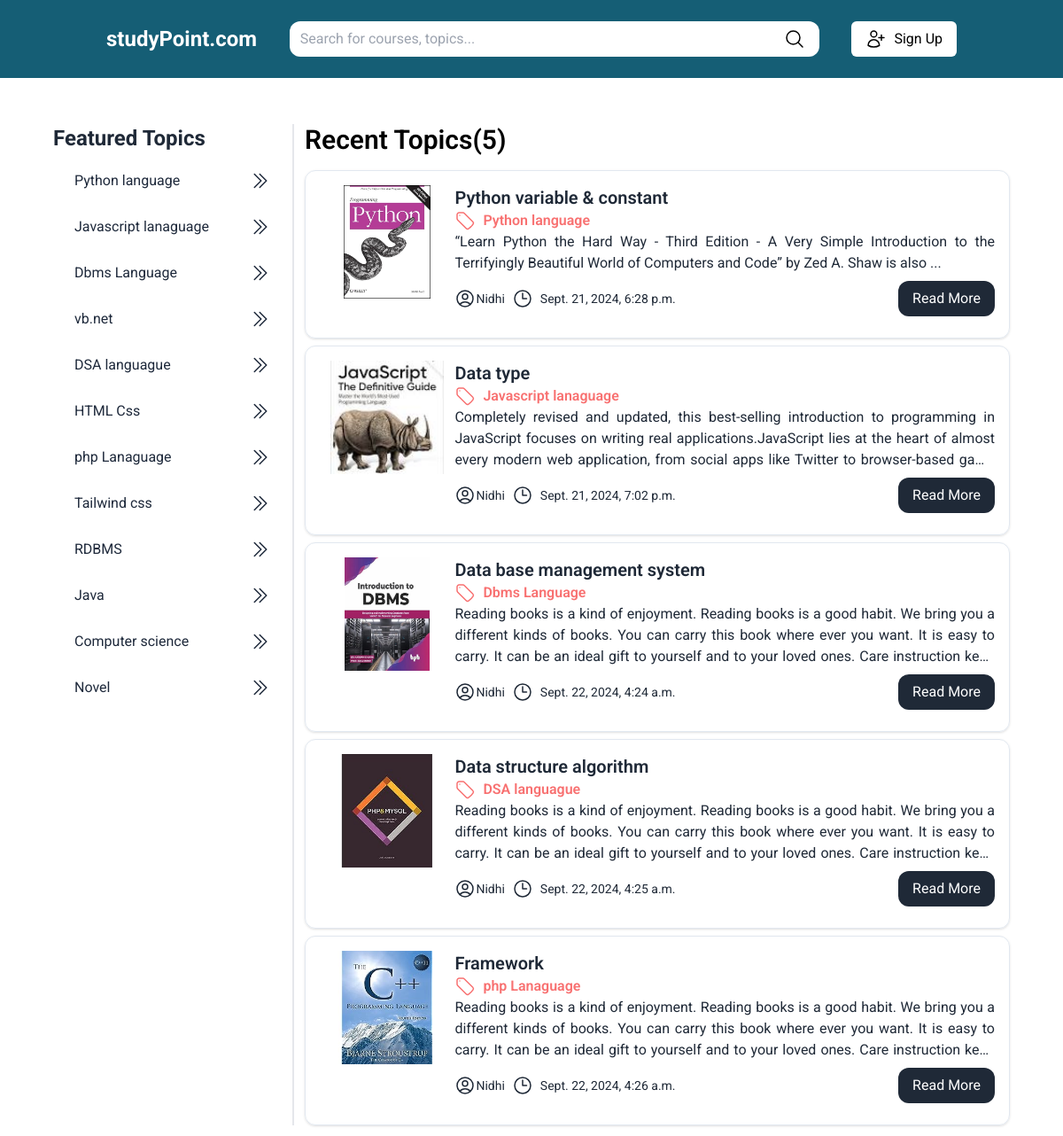
The page / on the database its author committed.
### cms/models.py (models this page shows, shortened)
class Topic(models.Model):
    name = models.CharField(max_length=200)
    description = models.TextField()
    created_at = models.DateTimeField(auto_now_add=True)

class Content(models.Model):
    topic = models.ForeignKey(Topic, on_delete=models.CASCADE)
    title= models.CharField(max_length=200)
    content= models.TextField()
    created_at = models.DateTimeField(auto_now_add=True)
    feature_image = models.ImageField(upload_to="content/")
    author = models.ForeignKey(User, on_delete=models.SET_NULL, blank=True, null=True)

### cms/views.py (the view)
# urls.py: path("", homepage, name="homepage"),
def homepage(request):
    data = {}
    data['title'] = "Recent Topics"
    data['categories'] = Topic.objects.all()
    data['posts'] = Content.objects.all()
    return render(request, 'home.html', data)

### templates/home.html (shortened to what this page needs)
{% extends 'base.html' %}
{% block "content" %}
<div class="flex flex-1">
    <h3 class="text-black font-semibold text-3xl">{{title}}({{posts|length}})</h3>
</div>
<div class="flex flex-1 flex-col mt-4">
    <div class=" flex-1 flex-col flex gap-2">
        {% for post in posts %}
        <div class="flex p-4 border shadow rounded-xl border-slate-200">
            <div class="flex-1 items-center">
                <img class="object-contain w-full h-32" src="{{ post.feature_image.url }}" alt="post Image">
            </div>
            <div class="flex-[4]">
                <h3 class=" font-semibold text-gray-800 text-xl">{{post.title}}</h3>
                <h3 class=" font-semibold flex items-center text-gray-800 gap-2  text-red-400">
                      {{post.topic.name}}</h3>
                <p class="text-gray-800 text-md text-justify line-clamp-3">{{post.content}}</p>
                <div class="flex items-center justify-between my-2">
                    <span class="text-sm text-gray-800 flex items-center">
                      {{post.author}}</span>
                    <div class="flex">
                        <span class="text-sm text-gray-800 ml-2 flex gap-2 items-center ">
                          <svg xmlns="http://www.w3.org/2000/svg" fill="none" viewBox="0 0 24 24" stroke-width="1.5" stroke="currentColor" class="size-6">
                            <path stroke-linecap="round" stroke-linejoin="round" d="M12 6v6h4.5m4.5 0a9 9 0 1 1-18 0 9 9 0 0 1 18 0Z" />
                          </svg>
                            {{post.created_at}}</span>
                    </div>
                    <div class="flex flex-1 justify-end ">
                        <a href="{% url 'show' post.id%}" class="text-white px-4 py-2 bg-gray-800 hover:bg-red-900 rounded-xl">Read More</a>
                    </div>
                </div>
            </div>
        </div>
        {% endfor %}
    </div>
</div>
{% endblock %}

### templates/base.html (shortened to what this page needs)
<!DOCTYPE html>
<html lang="en">
<head>
    <script src="https://cdn.tailwindcss.com"></script>
</head>
<body>
    <div class="flex flex-1 bg-cyan-800 py-6 px-[10%]  justify-between items-center">
        <a href="{% url 'homepage' %}">
            <h1 class=" text-2xl font-bold text-white"> studyPoint.com</h1>
        </a>
        <form action="{% url 'search' %}" method="get" class="flex bg-white rounded-xl">
            <input type="text" name="q" placeholder="Search for courses, topics..." size="60"
                class="bg-transparent w-full px-3 py-2 rounded-md focus:outline-none" />
            <button type="submit" class="px-4 py-2 round-md">
                <svg xmlns="http://www.w3.org/2000/svg" fill="none" viewBox="0 0 24 24" stroke-width="1.5"
                    stroke="currentColor" class="size-6">
                    <path stroke-linecap="round" stroke-linejoin="round"
                        d="m21 21-5.197-5.197m0 0A7.5 7.5 0 1 0 5.196 5.196a7.5 7.5 0 0 0 10.607 10.607Z" />
                </svg>
            </button>
        </form>
        <div class="flex  items-center gap-4">
           {% if user.is_authenticated %}
        <a href="{% url 'login' %}" class="px-4 mr-2 py-2 rounded-md text-white flex items-center gap-2 hover:bg-red-900">
            <svg xmlns="http://www.w3.org/2000/svg" fill="none" viewBox="0 0 24 24" stroke-width="1.5"
                stroke="currentColor" class="size-6">
                <path stroke-linecap="round" stroke-linejoin="round"
                    d="M17.982 18.725A7.488 7.488 0 0 0 12 15.75a7.488 7.488 0 0 0-5.982 2.975m11.963 0a9 9 0 1 0-11.963 0m11.963 0A8.966 8.966 0 0 1 12 21a8.966 8.966 0 0 1-5.982-2.275M15 9.75a3 3 0 1 1-6 0 3 3 0 0 1 6 0Z" />
            </svg>
            {{user.username}}
        </a>
        <a href="{% url 'logout' %}" class="px-4 py-2 rounded-md text-black bg-white flex items-center gap-2 hover:bg-red-900">
            <svg xmlns="http://www.w3.org/2000/svg" fill="none" viewBox="0 0 24 24" stroke-width="1.5"
                stroke="currentColor" class="size-6">
                <path stroke-linecap="round" stroke-linejoin="round"
                    d="M17.982 18.725A7.488 7.488 0 0 0 12 15.75a7.488 7.488 0 0 0-5.982 2.975m11.963 0a9 9 0 1 0-11.963 0m11.963 0A8.966 8.966 0 0 1 12 21a8.966 8.966 0 0 1-5.982-2.275M15 9.75a3 3 0 1 1-6 0 3 3 0 0 1 6 0Z" />
            </svg>
            Logout
        </a>
        {% else %}
        <a href="{% url 'register' %}" class="px-4 py-2 rounded-md flex items-center gap-2 text-black bg-white hover:bg-red-900">
            Sign Up</a>
           {% endif %}
        </div>
    </div>
    <div class="flex flex-1 py-3 mt-10 px-[5%] divide-x-2">
        <div class="w-3/12">
            <h2 class="text-2xl font-bold text-gray-800">Featured Topics</h2>
            <div class="flex flex-col p-3 gap-3">
                {% for cat in categories %}
                <a href="{% url 'filter' cat.id %}"
                    class="text-slate-800   px-3 py-2 w-full flex  justify-between items-center rounded-xl hover:bg-slate-200">
                    <span class="truncate"> {{cat.name}}</span>
                    <svg xmlns="http://www.w3.org/2000/svg" fill="none" viewBox="0 0 24 24" stroke-width="1.5"
                        stroke="currentColor" class="size-6">
                        <path stroke-linecap="round" stroke-linejoin="round"
                            d="m5.25 4.5 7.5 7.5-7.5 7.5m6-15 7.5 7.5-7.5 7.5" />
                    </svg>
                </a>
                {% endfor %}
            </div>
        </div>
        <div class="w-9/12 pl-3">
            <div class="">
                {% block "content" %}
                {% endblock %}
            </div>
        </div>
    </div>
</body>
</html>

### templates/base.html (style rules this page uses)
* { font-family: "Roboto", system-ui!important; }

### rows shown on the page
Topic: name "Python language"
Topic: name "Javascript lanaguage"
Topic: name "Dbms Language"
Topic: name "vb.net"
Topic: name "DSA languague"
Topic: name "HTML Css"
Topic: name "php Lanaguage"
Topic: name "Tailwind css"
Topic: name "RDBMS"
Topic: name "Java"
Topic: name "Computer science"
Topic: name "Novel"
Content: feature_image (picture), title "Python variable & constant", topic.name "Python language", content "“Learn Python the Hard Way - Third Edition - A Very Simple Introduction to the Terrifyingly Beautiful World of Computers and Code” by Zed A. Shaw is also ...", author "Nidhi", created_at "Sept. 21, 2024, 6:28 p.m."
Content: feature_image (picture), title "Data type", topic.name "Javascript lanaguage", content "Completely revised and updated, this best-selling introduction to programming in JavaScript focuses on writing real applications.JavaScript lies at the heart of almost every modern web application, from social apps like Twitter to browser-based…", author "Nidhi", created_at "Sept. 21, 2024, 7:02 p.m."
Content: feature_image (picture), title "Data base management system", topic.name "Dbms Language", content "Reading books is a kind of enjoyment. Reading books is a good habit. We bring you a different kinds of books. You can carry this book where ever you want. It is easy to carry. It can be an ideal gift to yourself and to your loved ones. Care instruction…", author "Nidhi", created_at "Sept. 22, 2024, 4:24 a.m."
Content: feature_image (picture), title "Data structure algorithm", topic.name "DSA languague", content "Reading books is a kind of enjoyment. Reading books is a good habit. We bring you a different kinds of books. You can carry this book where ever you want. It is easy to carry. It can be an ideal gift to yourself and to your loved ones. Care instruction…", author "Nidhi", created_at "Sept. 22, 2024, 4:25 a.m."
Content: feature_image (picture), title "Framework", topic.name "php Lanaguage", content "Reading books is a kind of enjoyment. Reading books is a good habit. We bring you a different kinds of books. You can carry this book where ever you want. It is easy to carry. It can be an ideal gift to yourself and to your loved ones. Care instruction…", author "Nidhi", created_at "Sept. 22, 2024, 4:26 a.m."

### other values the page prints
{{ title }} "Recent Topics"
{{ posts|length }} "5"
